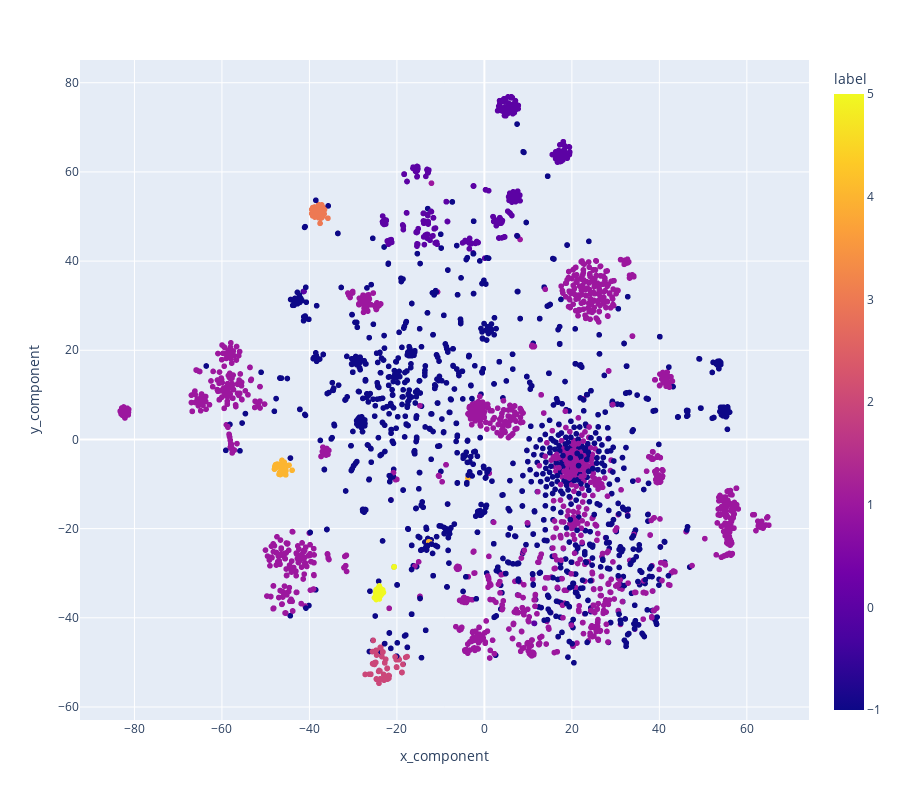

This figure's notebook cell:
### Markdown cell above
### По аналогии с предыдущими шагами разобьём second_cluster при помощи DBSCAN на несколько кластеров для анализа:

### Code cell
import plotly.express as px

# Вектора для визуализации
samples = cluster2[9].tolist()
vectorizer = TfidfVectorizer(analyzer='char', ngram_range=(1, 3))
vectors = vectorizer.fit_transform(samples)
# Кластеризация при помощи DBSCAN
res = DBSCAN(eps=1.2, min_samples=30).fit_predict(vectors)
set(res)
# Визуализация при помощи TSNE
res_df = pd.DataFrame(data=res, columns=['label'])
# Применение алгоритма TSNE для получения двумерного представления tf-idf векторов для дальнейшей визуализации
X_embedded = TSNE(n_components=2).fit_transform(vectors)
res_df["x_component"]=X_embedded[:,0]
res_df["y_component"]=X_embedded[:,1]


fig = px.scatter(res_df, x="x_component", y="y_component", color = 'label', size_max=60)
fig.update_layout(height=800)
fig.show()

### Figure 1 — Plotly figure (JSON) as saved in the notebook; plotly's stock layout.template omitted (floating-point values rounded to 4 significant figures; data arrays with more than 128 entries replaced by an {"elided": "..."} marker saying what was removed)
{"data": [{"hovertemplate": "x_component=%{x}<br>y_component=%{y}<br>label=%{marker.color}<extra></extra>", "legendgroup": "", "marker": {"color": {"elided": "3307 int values"}, "coloraxis": "coloraxis", "symbol": "circle"}, "mode": "markers", "name": "", "showlegend": false, "x": {"elided": "3307 float values"}, "xaxis": "x", "y": {"elided": "3307 float values"}, "yaxis": "y", "type": "scattergl"}], "layout": {"xaxis": {"anchor": "y", "domain": [0.0, 1.0], "title": {"text": "x_component"}}, "yaxis": {"anchor": "x", "domain": [0.0, 1.0], "title": {"text": "y_component"}}, "coloraxis": {"colorbar": {"title": {"text": "label"}}, "colorscale": [[0.0, "#0d0887"], [0.1111, "#46039f"], [0.2222, "#7201a8"], [0.3333, "#9c179e"], [0.4444, "#bd3786"], [0.5556, "#d8576b"], [0.6667, "#ed7953"], [0.7778, "#fb9f3a"], [0.8889, "#fdca26"], [1.0, "#f0f921"]]}, "legend": {"tracegroupgap": 0}, "margin": {"t": 60}, "height": 800}}
